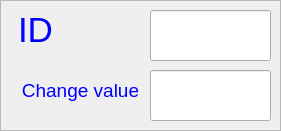
         <widget class="QFrame" name="frame_7">
          <property name="geometry">
           <rect>
            <x>10</x>
            <y>40</y>
            <width>281</width>
            <height>131</height>
           </rect>
          </property>
          <property name="frameShape">
           <enum>QFrame::StyledPanel</enum>
          </property>
          <property name="frameShadow">
           <enum>QFrame::Raised</enum>
          </property>
          <widget class="QLabel" name="label_38">
           <property name="geometry">
            <rect>
             <x>0</x>
             <y>70</y>
             <width>161</width>
             <height>41</height>
            </rect>
           </property>
           <property name="palette">
            <palette>
             <active>
              <colorrole role="WindowText">
               <brush brushstyle="SolidPattern">
                <color alpha="255">
                 <red>0</red>
                 <green>0</green>
                 <blue>0</blue>
                </color>
               </brush>
              </colorrole>
              <colorrole role="Button">
               <brush brushstyle="SolidPattern">
                <color alpha="255">
                 <red>0</red>
                 <green>0</green>
                 <blue>0</blue>
                </color>
               </brush>
              </colorrole>
              <colorrole role="Light">
               <brush brushstyle="SolidPattern">
                <color alpha="255">
                 <red>0</red>
                 <green>0</green>
                 <blue>0</blue>
                </color>
               </brush>
              </colorrole>
              <colorrole role="Midlight">
               <brush brushstyle="SolidPattern">
                <color alpha="255">
                 <red>0</red>
                 <green>0</green>
                 <blue>0</blue>
                </color>
               </brush>
              </colorrole>
              <colorrole role="Dark">
               <brush brushstyle="SolidPattern">
                <color alpha="255">
                 <red>0</red>
                 <green>0</green>
                 <blue>0</blue>
                </color>
               </brush>
              </colorrole>
              <colorrole role="Mid">
               <brush brushstyle="SolidPattern">
                <color alpha="255">
                 <red>0</red>
                 <green>0</green>
                 <blue>0</blue>
                </color>
               </brush>
              </colorrole>
              <colorrole role="Text">
               <brush brushstyle="SolidPattern">
                <color alpha="255">
                 <red>255</red>
                 <green>255</green>
                 <blue>255</blue>
                </color>
               </brush>
              </colorrole>
              <colorrole role="BrightText">
               <brush brushstyle="SolidPattern">
                <color alpha="255">
                 <red>255</red>
                 <green>255</green>
                 <blue>255</blue>
                </color>
               </brush>
              </colorrole>
              <colorrole role="ButtonText">
               <brush brushstyle="SolidPattern">
                <color alpha="255">
                 <red>255</red>
                 <green>255</green>
                 <blue>255</blue>
                </color>
               </brush>
              </colorrole>
              <colorrole role="Base">
               <brush brushstyle="SolidPattern">
                <color alpha="255">
                 <red>0</red>
                 <green>0</green>
                 <blue>0</blue>
                </color>
               </brush>
              </colorrole>
              <colorrole role="Window">
               <brush brushstyle="SolidPattern">
                <color alpha="255">
                 <red>0</red>
                 <green>0</green>
                 <blue>0</blue>
                </color>
               </brush>
              </colorrole>
              <colorrole role="Shadow">
               <brush brushstyle="SolidPattern">
                <color alpha="255">
                 <red>0</red>
                 <green>0</green>
                 <blue>0</blue>
                </color>
               </brush>
              </colorrole>
              <colorrole role="AlternateBase">
               <brush brushstyle="SolidPattern">
                <color alpha="255">
                 <red>0</red>
                 <green>0</green>
                 <blue>0</blue>
                </color>
               </brush>
              </colorrole>
              <colorrole role="ToolTipBase">
               <brush brushstyle="SolidPattern">
                <color alpha="255">
                 <red>255</red>
                 <green>255</green>
                 <blue>220</blue>
                </color>
               </brush>
              </colorrole>
              <colorrole role="ToolTipText">
               <brush brushstyle="SolidPattern">
                <color alpha="255">
                 <red>170</red>
                 <green>0</green>
                 <blue>0</blue>
                </color>
               </brush>
              </colorrole>
             </active>
             <inactive>
              <colorrole role="WindowText">
               <brush brushstyle="SolidPattern">
                <color alpha="255">
                 <red>0</red>
                 <green>0</green>
                 <blue>0</blue>
                </color>
               </brush>
              </colorrole>
              <colorrole role="Button">
               <brush brushstyle="SolidPattern">
                <color alpha="255">
                 <red>0</red>
                 <green>0</green>
                 <blue>0</blue>
                </color>
               </brush>
              </colorrole>
              <colorrole role="Light">
               <brush brushstyle="SolidPattern">
                <color alpha="255">
                 <red>0</red>
                 <green>0</green>
                 <blue>0</blue>
                </color>
               </brush>
              </colorrole>
              <colorrole role="Midlight">
               <brush brushstyle="SolidPattern">
                <color alpha="255">
                 <red>0</red>
                 <green>0</green>
                 <blue>0</blue>
                </color>
               </brush>
              </colorrole>
              <colorrole role="Dark">
               <brush brushstyle="SolidPattern">
                <color alpha="255">
                 <red>0</red>
                 <green>0</green>
                 <blue>0</blue>
                </color>
               </brush>
              </colorrole>
              <colorrole role="Mid">
               <brush brushstyle="SolidPattern">
                <color alpha="255">
                 <red>0</red>
                 <green>0</green>
                 <blue>0</blue>
                </color>
               </brush>
              </colorrole>
              <colorrole role="Text">
               <brush brushstyle="SolidPattern">
                <color alpha="255">
                 <red>255</red>
                 <green>255</green>
                 <blue>255</blue>
                </color>
               </brush>
              </colorrole>
              <colorrole role="BrightText">
               <brush brushstyle="SolidPattern">
                <color alpha="255">
                 <red>255</red>
                 <green>255</green>
                 <blue>255</blue>
                </color>
               </brush>
              </colorrole>
              <colorrole role="ButtonText">
               <brush brushstyle="SolidPattern">
                <color alpha="255">
                 <red>255</red>
                 <green>255</green>
                 <blue>255</blue>
                </color>
               </brush>
              </colorrole>
              <colorrole role="Base">
               <brush brushstyle="SolidPattern">
                <color alpha="255">
                 <red>0</red>
                 <green>0</green>
                 <blue>0</blue>
                </color>
               </brush>
              </colorrole>
              <colorrole role="Window">
               <brush brushstyle="SolidPattern">
                <color alpha="255">
                 <red>0</red>
                 <green>0</green>
                 <blue>0</blue>
                </color>
               </brush>
              </colorrole>
              <colorrole role="Shadow">
               <brush brushstyle="SolidPattern">
                <color alpha="255">
                 <red>0</red>
                 <green>0</green>
                 <blue>0</blue>
                </color>
               </brush>
              </colorrole>
              <colorrole role="AlternateBase">
               <brush brushstyle="SolidPattern">
                <color alpha="255">
                 <red>0</red>
                 <green>0</green>
                 <blue>0</blue>
                </color>
               </brush>
              </colorrole>
              <colorrole role="ToolTipBase">
               <brush brushstyle="SolidPattern">
                <color alpha="255">
                 <red>255</red>
                 <green>255</green>
                 <blue>220</blue>
                </color>
               </brush>
              </colorrole>
              <colorrole role="ToolTipText">
               <brush brushstyle="SolidPattern">
                <color alpha="255">
                 <red>170</red>
                 <green>0</green>
                 <blue>0</blue>
                </color>
               </brush>
              </colorrole>
             </inactive>
             <disabled>
              <colorrole role="WindowText">
               <brush brushstyle="SolidPattern">
                <color alpha="255">
                 <red>0</red>
                 <green>0</green>
                 <blue>0</blue>
                </color>
               </brush>
              </colorrole>
              <colorrole role="Button">
               <brush brushstyle="SolidPattern">
                <color alpha="255">
                 <red>0</red>
                 <green>0</green>
                 <blue>0</blue>
                </color>
               </brush>
              </colorrole>
              <colorrole role="Light">
               <brush brushstyle="SolidPattern">
                <color alpha="255">
                 <red>0</red>
                 <green>0</green>
                 <blue>0</blue>
                </color>
               </brush>
              </colorrole>
              <colorrole role="Midlight">
               <brush brushstyle="SolidPattern">
                <color alpha="255">
                 <red>0</red>
                 <green>0</green>
                 <blue>0</blue>
                </color>
               </brush>
              </colorrole>
              <colorrole role="Dark">
               <brush brushstyle="SolidPattern">
                <color alpha="255">
                 <red>0</red>
                 <green>0</green>
                 <blue>0</blue>
                </color>
               </brush>
              </colorrole>
              <colorrole role="Mid">
               <brush brushstyle="SolidPattern">
                <color alpha="255">
                 <red>0</red>
                 <green>0</green>
                 <blue>0</blue>
                </color>
               </brush>
              </colorrole>
              <colorrole role="Text">
               <brush brushstyle="SolidPattern">
                <color alpha="255">
                 <red>0</red>
                 <green>0</green>
                 <blue>0</blue>
                </color>
               </brush>
              </colorrole>
              <colorrole role="BrightText">
               <brush brushstyle="SolidPattern">
                <color alpha="255">
                 <red>255</red>
                 <green>255</green>
                 <blue>255</blue>
                </color>
               </brush>
              </colorrole>
              <colorrole role="ButtonText">
               <brush brushstyle="SolidPattern">
                <color alpha="255">
                 <red>0</red>
                 <green>0</green>
                 <blue>0</blue>
                </color>
               </brush>
              </colorrole>
              <colorrole role="Base">
               <brush brushstyle="SolidPattern">
                <color alpha="255">
                 <red>0</red>
                 <green>0</green>
                 <blue>0</blue>
                </color>
               </brush>
              </colorrole>
              <colorrole role="Window">
               <brush brushstyle="SolidPattern">
                <color alpha="255">
                 <red>0</red>
                 <green>0</green>
                 <blue>0</blue>
                </color>
               </brush>
              </colorrole>
              <colorrole role="Shadow">
               <brush brushstyle="SolidPattern">
                <color alpha="255">
                 <red>0</red>
                 <green>0</green>
                 <blue>0</blue>
                </color>
               </brush>
              </colorrole>
              <colorrole role="AlternateBase">
               <brush brushstyle="SolidPattern">
                <color alpha="255">
                 <red>0</red>
                 <green>0</green>
                 <blue>0</blue>
                </color>
               </brush>
              </colorrole>
              <colorrole role="ToolTipBase">
               <brush brushstyle="SolidPattern">
                <color alpha="255">
                 <red>255</red>
                 <green>255</green>
                 <blue>220</blue>
                </color>
               </brush>
              </colorrole>
              <colorrole role="ToolTipText">
               <brush brushstyle="SolidPattern">
                <color alpha="255">
                 <red>170</red>
                 <green>0</green>
                 <blue>0</blue>
                </color>
               </brush>
              </colorrole>
             </disabled>
            </palette>
           </property>
           <property name="font">
            <font>
             <pointsize>16</pointsize>
             <weight>50</weight>
             <italic>false</italic>
             <bold>false</bold>
            </font>
           </property>
           <property name="text">
            <string>&lt;html&gt;&lt;head/&gt;&lt;body&gt;&lt;p align=&quot;center&quot;&gt;&lt;span style=&quot; font-size:14pt; color:#0000ff;&quot;&gt;Change value&lt;/span&gt;&lt;/p&gt;&lt;/body&gt;&lt;/html&gt;</string>
           </property>
          </widget>
          <widget class="QLineEdit" name="offset_id">
           <property name="geometry">
            <rect>
             <x>150</x>
             <y>10</y>
             <width>121</width>
             <height>51</height>
            </rect>
           </property>
           <property name="font">
            <font>
             <pointsize>18</pointsize>
             <italic>false</italic>
            </font>
           </property>
          </widget>
          <widget class="QLabel" name="label_37">
           <property name="geometry">
            <rect>
             <x>0</x>
             <y>10</y>
             <width>71</width>
             <height>41</height>
            </rect>
           </property>
           <property name="palette">
            <palette>
             <active>
              <colorrole role="WindowText">
               <brush brushstyle="SolidPattern">
                <color alpha="255">
                 <red>0</red>
                 <green>0</green>
                 <blue>0</blue>
                </color>
               </brush>
              </colorrole>
              <colorrole role="Button">
               <brush brushstyle="SolidPattern">
                <color alpha="255">
                 <red>0</red>
                 <green>0</green>
                 <blue>0</blue>
                </color>
               </brush>
              </colorrole>
              <colorrole role="Light">
               <brush brushstyle="SolidPattern">
                <color alpha="255">
                 <red>0</red>
                 <green>0</green>
                 <blue>0</blue>
                </color>
               </brush>
              </colorrole>
              <colorrole role="Midlight">
               <brush brushstyle="SolidPattern">
                <color alpha="255">
                 <red>0</red>
                 <green>0</green>
                 <blue>0</blue>
                </color>
               </brush>
              </colorrole>
              <colorrole role="Dark">
               <brush brushstyle="SolidPattern">
                <color alpha="255">
                 <red>0</red>
                 <green>0</green>
                 <blue>0</blue>
                </color>
               </brush>
              </colorrole>
              <colorrole role="Mid">
               <brush brushstyle="SolidPattern">
                <color alpha="255">
                 <red>0</red>
                 <green>0</green>
                 <blue>0</blue>
                </color>
               </brush>
              </colorrole>
              <colorrole role="Text">
               <brush brushstyle="SolidPattern">
                <color alpha="255">
                 <red>255</red>
                 <green>255</green>
                 <blue>255</blue>
                </color>
               </brush>
              </colorrole>
              <colorrole role="BrightText">
               <brush brushstyle="SolidPattern">
                <color alpha="255">
                 <red>255</red>
                 <green>255</green>
                 <blue>255</blue>
                </color>
               </brush>
              </colorrole>
              <colorrole role="ButtonText">
               <brush brushstyle="SolidPattern">
                <color alpha="255">
                 <red>255</red>
                 <green>255</green>
                 <blue>255</blue>
                </color>
               </brush>
              </colorrole>
              <colorrole role="Base">
               <brush brushstyle="SolidPattern">
                <color alpha="255">
                 <red>0</red>
                 <green>0</green>
                 <blue>0</blue>
                </color>
               </brush>
              </colorrole>
              <colorrole role="Window">
               <brush brushstyle="SolidPattern">
                <color alpha="255">
                 <red>0</red>
                 <green>0</green>
                 <blue>0</blue>
                </color>
               </brush>
              </colorrole>
              <colorrole role="Shadow">
               <brush brushstyle="SolidPattern">
                <color alpha="255">
                 <red>0</red>
                 <green>0</green>
                 <blue>0</blue>
                </color>
               </brush>
              </colorrole>
              <colorrole role="AlternateBase">
               <brush brushstyle="SolidPattern">
                <color alpha="255">
                 <red>0</red>
                 <green>0</green>
                 <blue>0</blue>
                </color>
               </brush>
              </colorrole>
              <colorrole role="ToolTipBase">
               <brush brushstyle="SolidPattern">
                <color alpha="255">
                 <red>255</red>
                 <green>255</green>
                 <blue>220</blue>
                </color>
               </brush>
              </colorrole>
              <colorrole role="ToolTipText">
               <brush brushstyle="SolidPattern">
                <color alpha="255">
                 <red>170</red>
                 <green>0</green>
                 <blue>0</blue>
                </color>
               </brush>
              </colorrole>
             </active>
             <inactive>
              <colorrole role="WindowText">
               <brush brushstyle="SolidPattern">
                <color alpha="255">
                 <red>0</red>
                 <green>0</green>
                 <blue>0</blue>
                </color>
               </brush>
              </colorrole>
              <colorrole role="Button">
               <brush brushstyle="SolidPattern">
                <color alpha="255">
                 <red>0</red>
                 <green>0</green>
                 <blue>0</blue>
                </color>
               </brush>
              </colorrole>
              <colorrole role="Light">
               <brush brushstyle="SolidPattern">
                <color alpha="255">
                 <red>0</red>
                 <green>0</green>
                 <blue>0</blue>
                </color>
               </brush>
              </colorrole>
              <colorrole role="Midlight">
               <brush brushstyle="SolidPattern">
                <color alpha="255">
                 <red>0</red>
                 <green>0</green>
                 <blue>0</blue>
                </color>
               </brush>
              </colorrole>
              <colorrole role="Dark">
               <brush brushstyle="SolidPattern">
                <color alpha="255">
                 <red>0</red>
                 <green>0</green>
                 <blue>0</blue>
                </color>
               </brush>
              </colorrole>
              <colorrole role="Mid">
               <brush brushstyle="SolidPattern">
                <color alpha="255">
                 <red>0</red>
                 <green>0</green>
                 <blue>0</blue>
                </color>
               </brush>
              </colorrole>
              <colorrole role="Text">
               <brush brushstyle="SolidPattern">
                <color alpha="255">
                 <red>255</red>
                 <green>255</green>
                 <blue>255</blue>
                </color>
               </brush>
              </colorrole>
              <colorrole role="BrightText">
               <brush brushstyle="SolidPattern">
                <color alpha="255">
                 <red>255</red>
                 <green>255</green>
                 <blue>255</blue>
                </color>
               </brush>
              </colorrole>
              <colorrole role="ButtonText">
               <brush brushstyle="SolidPattern">
                <color alpha="255">
                 <red>255</red>
                 <green>255</green>
                 <blue>255</blue>
                </color>
               </brush>
              </colorrole>
              <colorrole role="Base">
               <brush brushstyle="SolidPattern">
                <color alpha="255">
                 <red>0</red>
                 <green>0</green>
                 <blue>0</blue>
                </color>
               </brush>
              </colorrole>
              <colorrole role="Window">
               <brush brushstyle="SolidPattern">
                <color alpha="255">
                 <red>0</red>
                 <green>0</green>
                 <blue>0</blue>
                </color>
               </brush>
              </colorrole>
              <colorrole role="Shadow">
               <brush brushstyle="SolidPattern">
                <color alpha="255">
                 <red>0</red>
                 <green>0</green>
                 <blue>0</blue>
                </color>
               </brush>
              </colorrole>
              <colorrole role="AlternateBase">
               <brush brushstyle="SolidPattern">
                <color alpha="255">
                 <red>0</red>
                 <green>0</green>
                 <blue>0</blue>
                </color>
               </brush>
              </colorrole>
              <colorrole role="ToolTipBase">
               <brush brushstyle="SolidPattern">
                <color alpha="255">
                 <red>255</red>
                 <green>255</green>
                 <blue>220</blue>
                </color>
               </brush>
              </colorrole>
              <colorrole role="ToolTipText">
               <brush brushstyle="SolidPattern">
                <color alpha="255">
                 <red>170</red>
                 <green>0</green>
                 <blue>0</blue>
                </color>
               </brush>
              </colorrole>
             </inactive>
             <disabled>
              <colorrole role="WindowText">
               <brush brushstyle="SolidPattern">
                <color alpha="255">
                 <red>0</red>
                 <green>0</green>
                 <blue>0</blue>
                </color>
               </brush>
              </colorrole>
              <colorrole role="Button">
               <brush brushstyle="SolidPattern">
                <color alpha="255">
                 <red>0</red>
                 <green>0</green>
                 <blue>0</blue>
                </color>
               </brush>
              </colorrole>
              <colorrole role="Light">
               <brush brushstyle="SolidPattern">
                <color alpha="255">
                 <red>0</red>
                 <green>0</green>
                 <blue>0</blue>
                </color>
               </brush>
              </colorrole>
              <colorrole role="Midlight">
               <brush brushstyle="SolidPattern">
                <color alpha="255">
                 <red>0</red>
                 <green>0</green>
                 <blue>0</blue>
                </color>
               </brush>
              </colorrole>
              <colorrole role="Dark">
               <brush brushstyle="SolidPattern">
                <color alpha="255">
                 <red>0</red>
                 <green>0</green>
                 <blue>0</blue>
                </color>
               </brush>
              </colorrole>
              <colorrole role="Mid">
               <brush brushstyle="SolidPattern">
                <color alpha="255">
                 <red>0</red>
                 <green>0</green>
                 <blue>0</blue>
                </color>
               </brush>
              </colorrole>
              <colorrole role="Text">
               <brush brushstyle="SolidPattern">
                <color alpha="255">
                 <red>0</red>
                 <green>0</green>
                 <blue>0</blue>
                </color>
               </brush>
              </colorrole>
              <colorrole role="BrightText">
               <brush brushstyle="SolidPattern">
                <color alpha="255">
                 <red>255</red>
                 <green>255</green>
                 <blue>255</blue>
                </color>
               </brush>
              </colorrole>
              <colorrole role="ButtonText">
               <brush brushstyle="SolidPattern">
                <color alpha="255">
                 <red>0</red>
                 <green>0</green>
                 <blue>0</blue>
                </color>
               </brush>
              </colorrole>
              <colorrole role="Base">
               <brush brushstyle="SolidPattern">
                <color alpha="255">
                 <red>0</red>
                 <green>0</green>
                 <blue>0</blue>
                </color>
               </brush>
              </colorrole>
              <colorrole role="Window">
               <brush brushstyle="SolidPattern">
                <color alpha="255">
                 <red>0</red>
                 <green>0</green>
                 <blue>0</blue>
                </color>
               </brush>
              </colorrole>
              <colorrole role="Shadow">
               <brush brushstyle="SolidPattern">
                <color alpha="255">
                 <red>0</red>
                 <green>0</green>
                 <blue>0</blue>
                </color>
               </brush>
              </colorrole>
              <colorrole role="AlternateBase">
               <brush brushstyle="SolidPattern">
                <color alpha="255">
                 <red>0</red>
                 <green>0</green>
                 <blue>0</blue>
                </color>
               </brush>
              </colorrole>
              <colorrole role="ToolTipBase">
               <brush brushstyle="SolidPattern">
                <color alpha="255">
                 <red>255</red>
                 <green>255</green>
                 <blue>220</blue>
                </color>
               </brush>
              </colorrole>
              <colorrole role="ToolTipText">
               <brush brushstyle="SolidPattern">
                <color alpha="255">
                 <red>170</red>
                 <green>0</green>
                 <blue>0</blue>
                </color>
               </brush>
              </colorrole>
             </disabled>
            </palette>
           </property>
           <property name="font">
            <font>
             <pointsize>16</pointsize>
             <weight>50</weight>
             <italic>false</italic>
             <bold>false</bold>
            </font>
           </property>
           <property name="text">
            <string>&lt;html&gt;&lt;head/&gt;&lt;body&gt;&lt;p align=&quot;center&quot;&gt;&lt;span style=&quot; font-size:26pt; color:#0000ff;&quot;&gt;ID&lt;/span&gt;&lt;/p&gt;&lt;/body&gt;&lt;/html&gt;</string>
           </property>
          </widget>
          <widget class="QLineEdit" name="offset_value">
           <property name="geometry">
            <rect>
             <x>150</x>
             <y>70</y>
             <width>121</width>
             <height>51</height>
            </rect>
           </property>
           <property name="font">
            <font>
             <pointsize>18</pointsize>
             <italic>false</italic>
            </font>
           </property>
          </widget>
         </widget>
